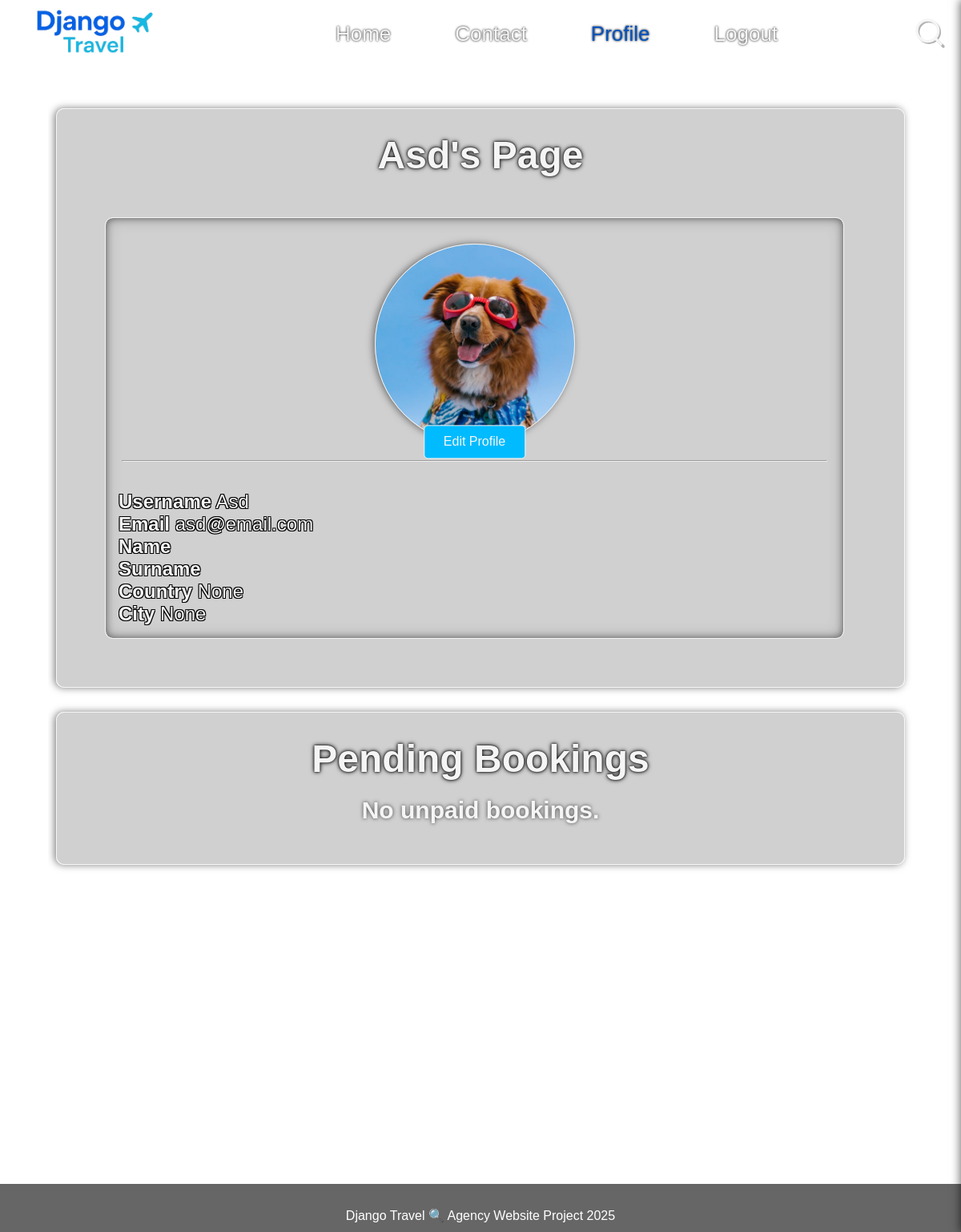
Screenshot of /profile/asd/ (signed in) with the database file from the repository.
### accounts/models.py (models this page shows, shortened)
class CustomUser(AbstractUser):
    username = models.CharField(
        unique=True,
        validators=[username_validator],
        max_length=20,
        )
    email = models.EmailField(
            unique=True,
            validators=[EmailValidator()], # Use Django's built-in EmailValidator
            max_length=254,
        )
    groups = models.ManyToManyField('auth.Group',
                                    related_name='customuser_set',
                                    blank=True)
    user_permissions = models.ManyToManyField('auth.Permission',
                                              related_name='customuser_permissions',
                                              blank=True)
    name = models.CharField(max_length=50, blank=True, help_text="First name of the user")
    surname = models.CharField(max_length=50, null=True, blank=True, help_text="Last name of the user")
    country = models.ForeignKey(
        Country,
        null=True,
        blank=True,
        on_delete=models.SET_NULL,  # Adjust this behavior according to your needs
        related_name="users",
        help_text="Country of the user"
    )
    city = models.ForeignKey(
        City,
        null=True,
        blank=True,
        on_delete=models.SET_NULL,  # Adjust this behavior according to your needs
        related_name="users",
        help_text="City of the user"
    )

### accounts/views/profile_views.py (the view)
# urls.py: path('profile/<str:username>/', UserProfileView.as_view(), name='user_profile'),
class UserProfileView(LoginRequiredMixin, DetailView):
    model = CustomUser
    template_name = 'accounts/profile/profile.html'
    context_object_name = 'profile_user'
    slug_field = 'username'
    slug_url_kwarg = 'username'
    def dispatch(self, request, *args, **kwargs):
        user = self.get_object()
        if user != request.user:
            return redirect('home')  # Or redirect to any other page
        return super().dispatch(request, *args, **kwargs)
    def get_context_data(self, **kwargs):
        context = super().get_context_data(**kwargs)
        user = self.object
        booking_context_data = get_user_booking_context(user)
        context.update(booking_context_data)
        return context

### accounts/services.py (called while the page is built, shortened)
def get_user_booking_context(user):
    context_data = {}
    bookings = Booking.objects.filter(user=user, paid=False)
    for booking in bookings:
        price_for_tickets = (
            booking.trip.calculate_adult_price(booking.tickets_adult) +
            booking.trip.calculate_child_price(booking.tickets_child)
        )
        booking.price_for_tickets = price_for_tickets # Attach to booking object
    context_data['bookings'] = bookings
    paid_bookings = Booking.objects.filter(user=user, paid=True).select_related('invoice').order_by('-invoice__payment_date')
    context_data['paid_bookings'] = paid_bookings
    return context_data

### travel/context_processors.py (called while the page is built)
def trip_search_form(request):
    countries_json = json.dumps([
        {'id': country.id, 'name': country.name, 'continent_id': country.continent.id}
        for country in Country.objects.all()
    ])
    continents_json = json.dumps([
        {'id': continent.id, 'name': continent.name}
        for continent in Continent.objects.all()
    ])
    cities_json = json.dumps([
        {'id': city.id, 'name': city.name, 'country_id': city.country.id, 'continent_id': city.country.continent.id}
        for city in City.objects.all()
    ])
    return {
        'trip_search_form': TripSearchForm(),
        'countries_json': countries_json,
        'continents_json': continents_json,
        'cities_json': cities_json,
    }

### travel/models/location_models.py (called while the page is built)
    def __str__(self):
        return self.name

    def __str__(self):
        return self.name

    def __str__(self):
        return self.name

    def __str__(self):
        return self.name

### accounts/templates/accounts/profile/profile.html (shortened to what this page needs)
{% extends "base.html" %}
{% block content %}
{% load static %}
<link rel="stylesheet" href="{% static 'accounts/style.css' %}">
<div class="profile-page">
    <div class="container-presets centered-container account-info-container">
        <h2 class="title1-presets">{{ profile_user.username.title }}'s Page</h2>
        <div class="account-info-inner-container">
            <div class="account-info-profile-container">
                <div class="profile-picture-container">
                    <div class="profile-picture"></div>
                    <a href="{% url 'edit_profile' profile_user.username %}">
                        <button class="button-presets">Edit Profile</button>
                    </a>
                </div>
                <hr class="divider-presets">
                <div class="profile-item-container">
                    <p class="profile-item"><strong>Username</strong> {{ profile_user.username.title }}</p>
                    <p class="profile-item"><strong>Email</strong> {{ profile_user.email }}</p>
                    <p class="profile-item"><strong>Name</strong> {{ profile_user.name.title }}</p>
                    <p class="profile-item"><strong>Surname</strong> {{ profile_user.surname.title }}</p>
                    <p class="profile-item"><strong>Country</strong> {{ profile_user.country }}</p>
                    <p class="profile-item"><strong>City</strong> {{ profile_user.city }}</p>
                </div>
            </div>
        </div>
    </div>
    <div id="pending-bookings" class="container-presets centered-container">
        <h1 class="title1-presets">Pending Bookings</h1>
        {% if bookings %}
            <div class="account-info-booking-container ">
                {% for booking in bookings %}
                    <div class="account-info-booking inner-container-presets" style="margin-bottom: 30px;">
                        <h2 class="account-info-booking-title title2-presets">{{ booking.booking_number }}</h2>
                        <hr class="divider-presets">
                        <h3 class="account-info-booking-title2">Dates</h3>
                        <p class="account-info-booking-item">Booking Date: {{ booking.booking_date }}</p>
                        <p class="account-info-booking-item">Departure: {{ booking.trip.departure_date }}</p>
                        <p class="account-info-booking-item">Return: {{ booking.trip.return_date }}</p>
                        <hr class="divider-presets">
                        <h3 class="account-info-booking-title2">Tickets</h3>
                        <p class="account-info-booking-item">Adults: {{ booking.tickets_adult }}</p>
                        {% if booking.tickets_child != 0 %}
                        <p class="account-info-booking-item">Children: {{ booking.tickets_child }}</p>
                        {% endif %}
                        <div class="account-info-price-item">Price for Tickets ${{ booking.price_for_tickets|floatformat:0 }}</div>
                        <hr class="divider-presets">
                        {% if booking.get_meal_plan_display != 'No Meal Plan' %}
                        <h3 class="account-info-booking-title2">Meal</h3>
                        <p class="account-info-booking-item">{{ booking.get_meal_plan_display }}</p>
                        <div class="account-info-price-item">Meal Cost ${{ booking.calculate_meal_plan_cost|floatformat:0 }}</div>
                        {% else %}
                        <h3 class="account-info-booking-title2">Meal ❌ </h3>
                        {% endif %}
                        <hr class="divider-presets">
                        <h3 class="account-info-booking-title2">Airport{% if booking.wants_flight %} ({{ booking.from_airport.code }}) ➜ ({{ booking.trip.airport.code }})
                            {% else %} ❌ {% endif %}</h3>
                        {% if booking.wants_flight  %}
                        <div class="account-info-booking-item">From<br> {{ booking.from_airport }} </div>
                        <div class="account-info-booking-item">To<br> {{ booking.trip.airport }} </div>
                            {% if booking.wants_airport_pickup %}
                                <div class="account-info-booking-item">Pick Up ✅ </div>
                            {% endif %}
                            {% if booking.wants_airport_dropoff %}
                                <div class="account-info-booking-item">Drop Off ✅ </div>
                            {% endif %}
                        <div class="account-info-price-item">Airport Price: {{ booking.airport_price }}</div>
                        {% else %}
                        {% endif %}
                        <hr class="divider-presets">
                        {% if booking.wants_car_rental  %}
                            <h3 class="account-info-booking-title2">Car Rental </h3>
                            <div class="account-info-booking-item">Days: {{ booking.car_rental_days }}</div>
                            <div class="account-info-price-item">Rental Cost: {{ booking.car_rental_cost }}</div>
                        {% else %}
                            <h3 class="account-info-booking-title2">Car Rental ❌ </h3>
                        {% endif %}
                        <hr class="divider-presets">
                        <div class="account-info-booking-item account-info-booking-total-price">Booking Price<br>${{ booking.booking_price }}</div>
                        <form action="{% url 'booking_pay' pk=booking.pk %}" method="post" style="display:inline;">
                            {% csrf_token %}
                            <button type="submit" class="button-presets account-info-booking-pay-button">Pay Booking</button>
                        </form>
                        <hr class="divider-presets">
                        <a href="{% url 'booking_update' pk=booking.pk %}"><button class="button-presets account-info-booking-edit-button">Edit Booking</button></a>
                        <a href="{% url 'booking_delete' pk=booking.pk %}"><button class="button-presets account-info-booking-delete-button">Delete Booking</button></a>
                    </div>
                {% endfor %}
            </div>
        {% else %}
            <h1 class="title2-presets">No unpaid bookings.</h1>
        {% endif %}
    </div>
</div>
{% endblock %}

### pages/static/css/style.css (style rules this page uses)
:root { --background-image: url('/static/images/background.jpg'); --profile-image: url('/static/images/profile_picture.jpg'); --font:"Trebuchet MS", Arial, sans-serif; --text-color: whitesmoke; --light-blue: rgb(0, 187, 255); --dark-blue: rgb(1, 83, 192); --red: rgb(200, 0, 0); --black:rgb(38, 38, 38); --light-blue-transparent: rgba(0, 187, 255, 0.5); --dark-blue-transparent: rgba(1, 83, 192, 0.5); --text-shadow-black: 0 0 3px rgba(0, 0, 0, 1); --box-shadow: -2px 0 10px rgba(0, 0, 0, 0.5); --box-shadow-black-surround: 0 0 10px 2px rgba(0, 0, 0, 0.5); --box-shadow-light-blue-surround: 0 0 10px 2px rgba(0, 187, 255, 0.4); --box-shadow-dark-blue-surround: 0 0 10px 2px rgb(1, 83, 192, 0.4); --box-shadow-light-blue: -1px 0 8px rgba(0, 187, 255, 0.5); --box-shadow-dark-blue: 2px -2px 3px rgb(1, 83, 192, 0.4); --text-shadow-layered-black: 0 0 2px rgba(0, 0, 0, 0.9), 0 0 4px rgba(0, 0, 0, 0.8), 0 0 6px rgba(0, 0, 0, 0.6); --text-shadow-strong-black: 0 0 6px rgba(0, 0, 0, 1); --text-shadow-crisp-black: -1px -1px 0 black, 1px -1px 0 black, -1px 1px 0 black, 1px 1px 0 black; --font-size-1: 3rem; --font-size-txt: 1rem; --font-size-label: 1.5rem; --font-size-input: ; }
@media (max-width: 999999px) { * { padding: 0; margin: 0; box-sizing: border-box; font-family: var(--font); } }
@media (max-width: 999999px) { a { text-decoration: none; color: var(--text-color); transition: 0.8s ease; } }
@media (max-width: 999999px) { html,body { height: 100%; flex-direction: column; overflow-x: hidden; flex:1; scroll-behavior: smooth; background: var(--background-image) no-repeat center center fixed; background-size: cover; } }
@media (max-width: 999999px) { .container-presets { border: 1px solid rgba(255, 255, 255, 0.8); border-radius: 10px; background-color: rgba(100, 100, 100, 0.3); backdrop-filter: blur(0.1rem); box-shadow: -2px 0 10px rgba(0, 0, 0, 0.5); } }
@media (max-width: 999999px) { .button-presets { background-color: var(--light-blue); color: var(--text-color); border: none; border-radius: 5px; cursor: pointer; margin-bottom: 1.5rem; padding: 0.7rem 1.5rem; font-size: 1rem; transition: all 0.8s ease; } }
@media (max-width: 999999px) { .title1-presets { font-size: var(--font-size-1); margin-bottom: 20px; text-shadow: var(--text-shadow-layered-black); } }
@media (max-width: 999999px) { .title2-presets { font-size: 30px; margin-bottom: 20px; text-shadow: 0 0 5px rgba(0, 0, 0, 0.7); } }
@media (max-width: 999999px) { .divider-presets { margin: 20px 20px; } }
@media (max-width: 999999px) { .centered-container { position: relative; align-items: center; justify-content: center; padding: 30px; margin: 30px 0; position: relative; transition: all 0.8s ease; width: 100%; height: auto; } }

### accounts/static/accounts/style.css (style rules this page uses)
@media (max-width: 9999999px) { .profile-page .account-info-container { display: flex; flex-direction: column; text-shadow: var(--text-shadow-crisp-black); } }
@media (max-width: 9999999px) { .account-info-inner-container { display: flex; width: calc(100% - 60px); margin-left: 30px auto; margin-right: 30px auto; } }
@media (max-width: 9999999px) { .account-info-profile-container { flex-basis: 30%; flex-shrink: 0; box-sizing: border-box; max-height: 60vh; margin: 30px 15px 30px 0; border: 1px solid var(--text-color); border-radius: 10px; box-shadow: inset 0 0 10px rgba(0,0,0,0.5), inset 0 0 20px rgba(0,0,0,0.2); } }
@media (max-width: 9999999px) { .profile-picture-container { position: relative; } }
@media (max-width: 9999999px) { .profile-picture-container a button { border: 1px solid var(--text-color); position: absolute; bottom: 0; transform: translateY(100%) translateX(-50%); } }
@media (max-width: 9999999px) { .profile-picture { background: var(--profile-image) no-repeat center center; background-size: cover; width: 250px; height: 250px; border: 1px solid var(--text-color); border-radius: 50%; overflow: hidden; aspect-ratio: 1 / 1; justify-self: center; align-self: center; margin-top: 2rem; box-shadow: var(--box-shadow); } }
@media (max-width: 9999999px) { .profile-item-container { justify-content: center; align-items: center; padding: 1rem; } }
@media (max-width: 9999999px) { .profile-item-container .profile-item { font-size: 1.5rem; text-align:justify; } }

### rows the page displays
CustomUser: username "Asd", email "asd@email.com", country "None", city "None"
